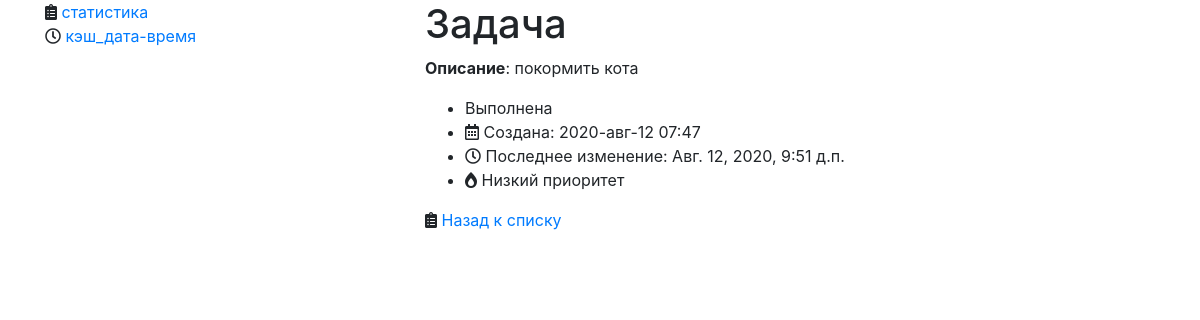
Page /details/5 on the committed database.
### tasks/models.py (models this page shows, shortened)
class TodoItem(models.Model):
    description = models.TextField("описание")
    is_completed = models.BooleanField("выполнено", default=False)
    created = models.DateTimeField(auto_now_add=True)
    updated = models.DateTimeField(auto_now=True)
    owner = models.ForeignKey(
        User, on_delete=models.CASCADE, related_name="tasks"
    )
    priority = models.ForeignKey(
        Priority, on_delete=models.CASCADE, related_name="tasks", verbose_name="Приоритет задачи"
    )
    category = models.ManyToManyField(Category, blank=True)
    class Meta:
        verbose_name = 'Задача'
        verbose_name_plural = 'Задачи'
    def __str__(self):
        return self.description.lower()

class Priority(models.Model):
    name = models.CharField(max_length=256)
    todos_count = models.PositiveIntegerField(default=0)
    class Meta:
        verbose_name = 'Приоритет'
        verbose_name_plural = 'Приоритеты'
    def __str__(self):
        return self.name

### tasks/views.py (the view)
# urls.py: path("details/<int:pk>", views.TaskDetailsView.as_view(), name="details"),
class TaskDetailsView(DetailView):
    model = TodoItem
    template_name = "tasks/details.html"

### tasks/templates/tasks/details.html (shortened to what this page needs)
{% extends "base.html" %}
{% block main_content %}
  <h1>Задача</h1>
  <p><b>Описание</b>: {{ object }}</p>
  <ul>
    <li>
      {{ object.is_completed|yesno:"Выполнена,Не выполнена" }}
    </li>
    <li><i class="far fa-calendar-alt"></i>&nbsp;Создана: {{ object.created|date:"Y-b-d H:i" }}</li>
    <li><i class="far fa-clock"></i>&nbsp;Последнее изменение: {{ object.updated }}</li>
    <li><i class="fas fa-burn"></i>&nbsp;{{ object.priority }}</li>
  </ul>
  <i class="fas fa-clipboard-list"></i>&nbsp;<a href="{% url "tasks:list" %}">Назад к списку</a>
{% endblock %}

### rows in the picture
TodoItem: description "покормить кота", is_completed "Выполнена", created "2020-авг-12 07:47", updated "Авг. 12, 2020, 9:51 д.п.", priority "Низкий приоритет"
